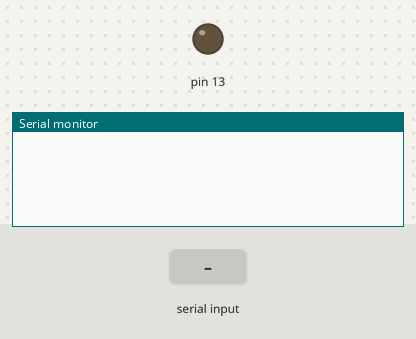
Recording of a sketch running on a simulated Arduino Uno, built with avr-gcc and run on an emulated ATmega328P. Parts: output pins drawn as LEDs (lit = HIGH), the last lines printed to the serial monitor. The inputs (shaded band) are chosen by the test bench.

Above: at 1.2 s.
1.3 s: "a" received over the second serial link
At 2.0 s:
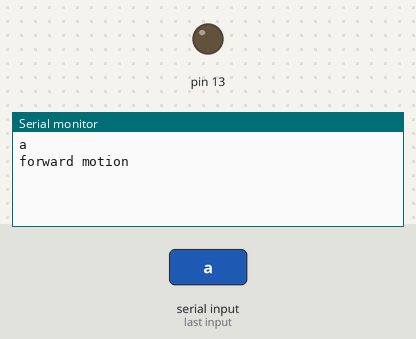
2.8 s: "b" received over the second serial link
At 3.1 s:
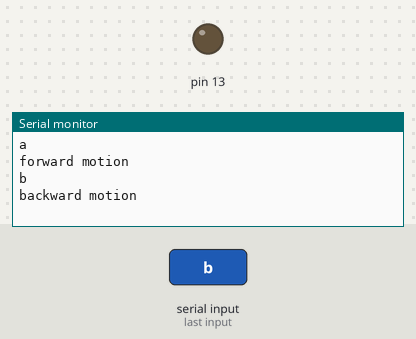
4.3 s: "c" received over the second serial link
At 5.5 s:
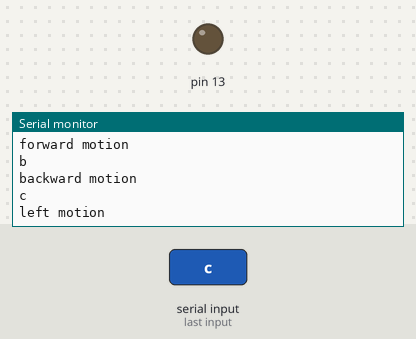

Measured:
- after the input at 1.3 s, the serial monitor: prints a new line at once (image 1)
- after the input at 2.8 s, the serial monitor: prints a new line at once (image 2)
- after the input at 4.3 s, the serial monitor: prints a new line at once (image 3)

The sketch:

sketch_aug02d.ino
```cpp
#include <SoftwareSerial.h>
SoftwareSerial BT(0,1);
void setup()
{
  BT.begin(9600);
  pinMode(13,OUTPUT);
  Serial.begin(9600);
}
void loop()
{
  char c;
  if(BT.available() > 0)
  {
    //I have tried c as byte also, but same garbage value.
    c = BT.read();
    //Also tried Serial.write(). Its just displaying ASCII value of that garbage characcter...
    Serial.println(c);
    if(c=='a')
    {
      Serial.println("forward motion");
    }
    if(c=='b')
    {
      Serial.println("backward motion");
    }
    if(c=='c')
    {
      Serial.println("left motion");
    }
    if(c=='d')
    {
      Serial.println("right motion");
    }
    if(c=='e')
    {
      Serial.println("No effect");
    }
  }
 }
```
